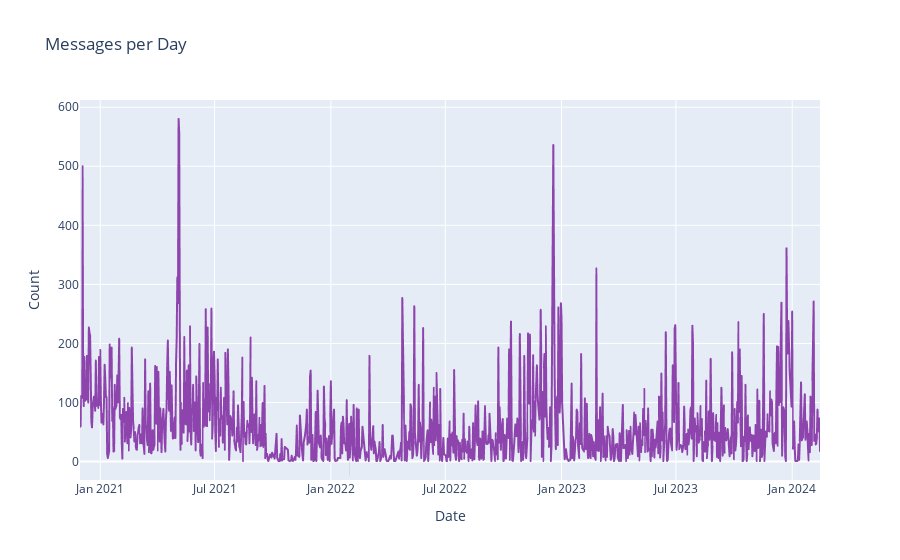

Here is the notebook cell this chart was saved with:
### Markdown cell above
#### Messages through time

### Code cell
px.line(pd.DataFrame(df["Date"].value_counts().sort_index()).reset_index().rename(columns = {"index" : "Date", "Date" : "Count"}),
        x = "Date",
        y = "Count",
        title = "Messages per Day",
        color_discrete_sequence = ["#8E44AD"])

### Figure 1 — Plotly figure (JSON) as saved in the notebook; plotly's stock layout.template omitted (floating-point values rounded to 4 significant figures; data arrays with more than 128 entries replaced by an {"elided": "..."} marker saying what was removed)
{"data": [{"hovertemplate": "Date=%{x}<br>Count=%{y}<extra></extra>", "legendgroup": "", "line": {"color": "#8E44AD", "dash": "solid"}, "marker": {"symbol": "circle"}, "mode": "lines", "name": "", "showlegend": false, "type": "scattergl", "x": {"elided": "1018 str values"}, "xaxis": "x", "y": {"elided": "1018 int values"}, "yaxis": "y"}], "layout": {"legend": {"tracegroupgap": 0}, "title": {"text": "Messages per Day"}, "xaxis": {"anchor": "y", "domain": [0, 1], "title": {"text": "Date"}}, "yaxis": {"anchor": "x", "domain": [0, 1], "title": {"text": "Count"}}}}
